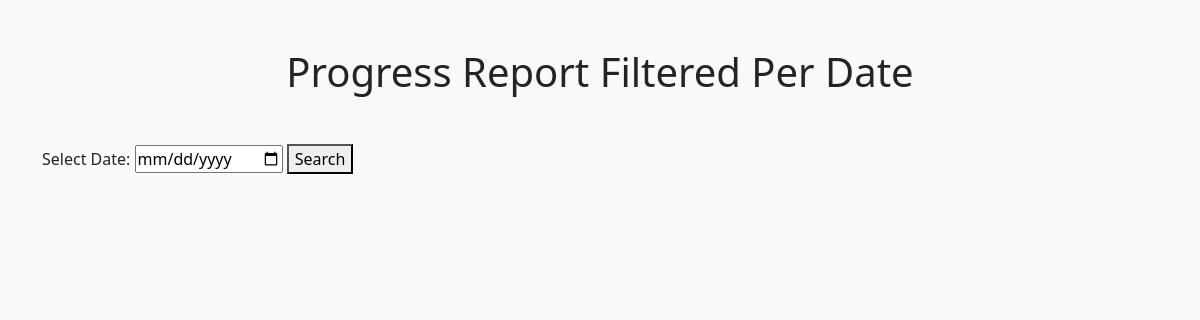
Before: / with the older database file.
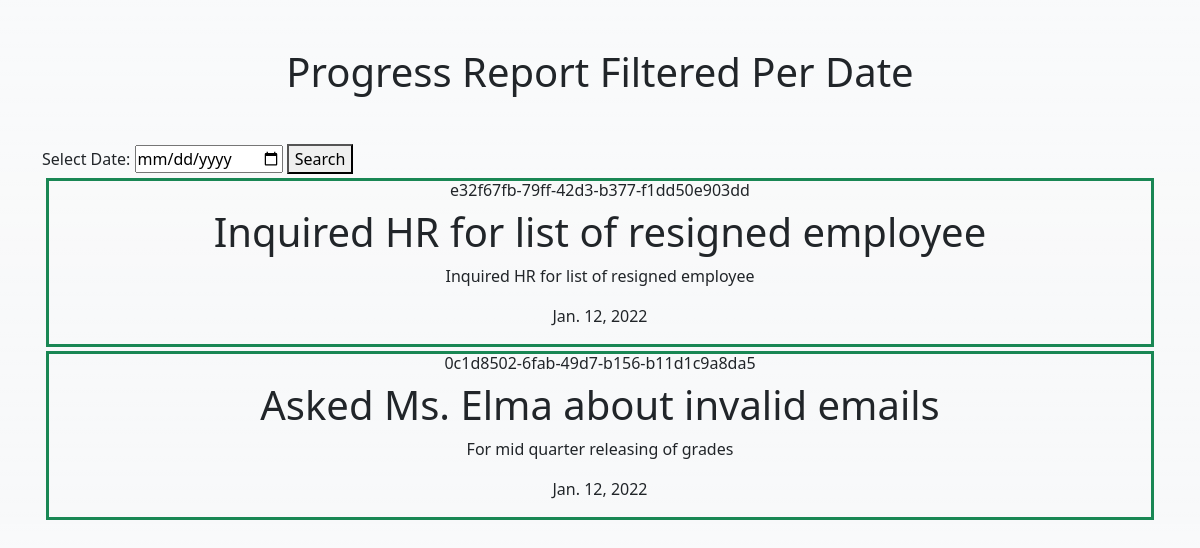
After: the same page with the newer database file.
### reports/models.py (models this page shows, shortened)
class Report(models.Model):
    id = models.UUIDField(primary_key=True, default=uuid.uuid4, editable=False)
    title = models.CharField(max_length=255)
    note = models.TextField(default='Note here')
    created_at = models.DateField(default=date.today)
    modified = models.DateField(default=now)

### reports/views.py (the view)
# urls.py: 2. Add a URL to urlpatterns:  path('', views.home, name='home')
def home(request):
    try:
        date_selected = request.POST.get('report-date')
        if not date_selected:
            date_selected = str(date.today())
    except Exception:
        print("eh")
    date_selected_split = date_selected.split("-")
    year = date_selected_split[0]
    month = date_selected_split[1]
    day = date_selected_split[2]
    converted_year = int(year)
    converted_month = int(month)
    converted_day = int(day)
    reports = Report.objects.filter(created_at=date(converted_year,
                                                    converted_month,
                                                    converted_day)).order_by
    ('modified')
    context = {
        'reports': reports
    }
    template_name = 'reports/report_home.html'
    return render(request, template_name=template_name, context=context)

### templates/reports/report_home.html (shortened to what this page needs)
<!DOCTYPE html>
<html lang="en">
  <head>
    <link
      href="https://cdn.jsdelivr.net/npm/bootstrap@5.1.3/dist/css/bootstrap.min.css"
      rel="stylesheet"
    />
  </head>
  <body class="bg-light bg-gradient">
    <div class="container-md mx-auto mt-5 ">
      <div class="heading m-5">
        <h1 class="text-lg-center text-dark">
          Progress Report Filtered Per Date
        </h1>
      </div>
      <form method="POST">{% csrf_token %}
        <label for="report-date">Select Date:</label>
        <input type="date" name="report-date">
        <button type="submit">Search</button>
        </form>
      {% for report in reports %}
      <div class="border border-success border-3 m-1">
        <h4 class="text-sm-center fs-6">{{ report.id }}</h1>
        <h1 class="text-lg-center">{{ report.title }}</h1>
        <p class="text-sm-center">{{ report.note }}</p>
        <p class="text-sm-center">{{ report.created_at }}</p>
      </div>
      {% endfor %}
    </div>
  </body>
</html>

Changed rows visible on the page:
added Report: id "e32f67fb-79ff-42d3-b377-f1dd50e903dd", title "Inquired HR for list of resigned employee", note "Inquired HR for list of resigned employee", created_at "Jan. 12, 2022"
added Report: id "0c1d8502-6fab-49d7-b156-b11d1c9a8da5", title "Asked Ms. Elma about invalid emails", note "For mid quarter releasing of grades", created_at "Jan. 12, 2022"
